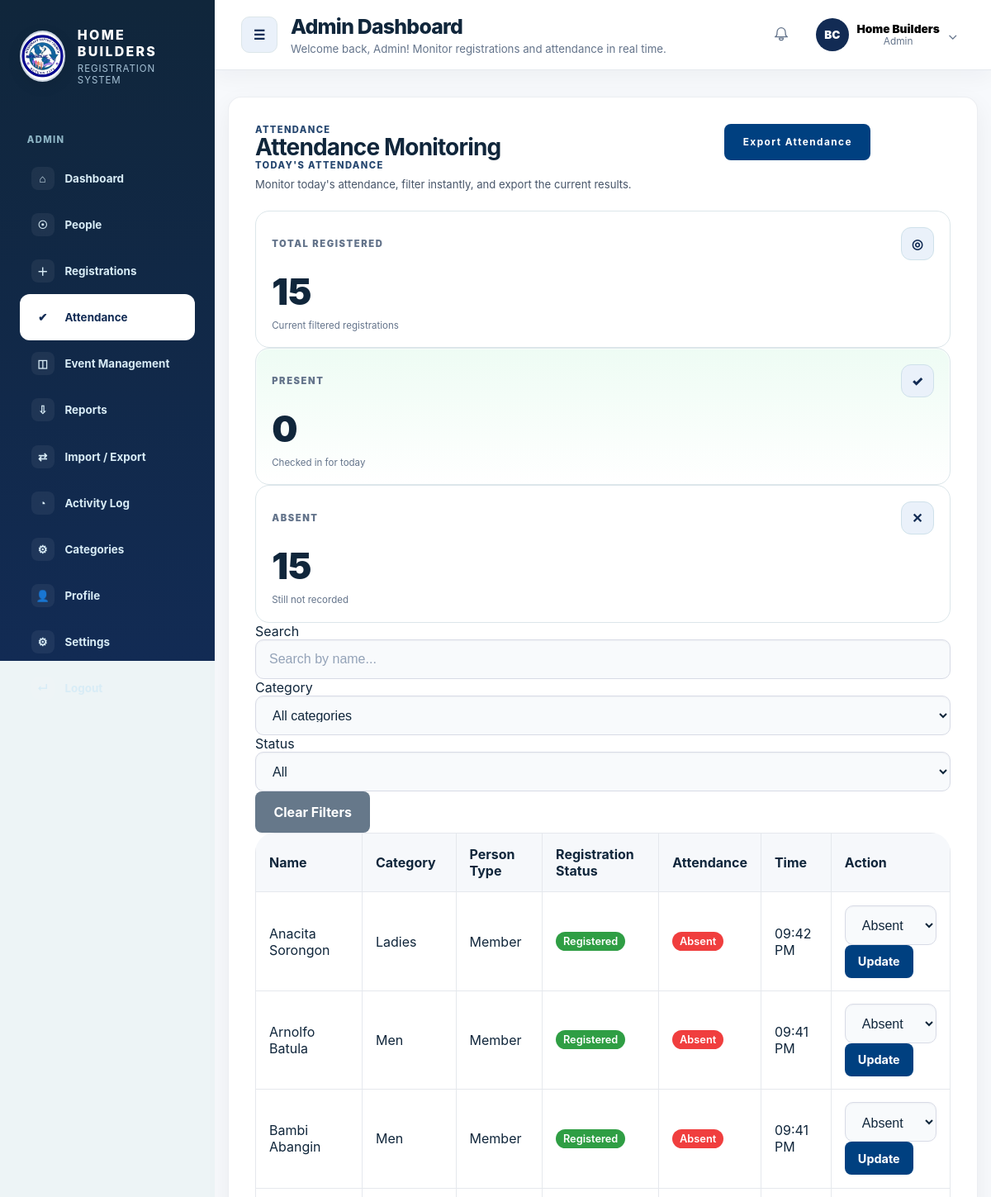
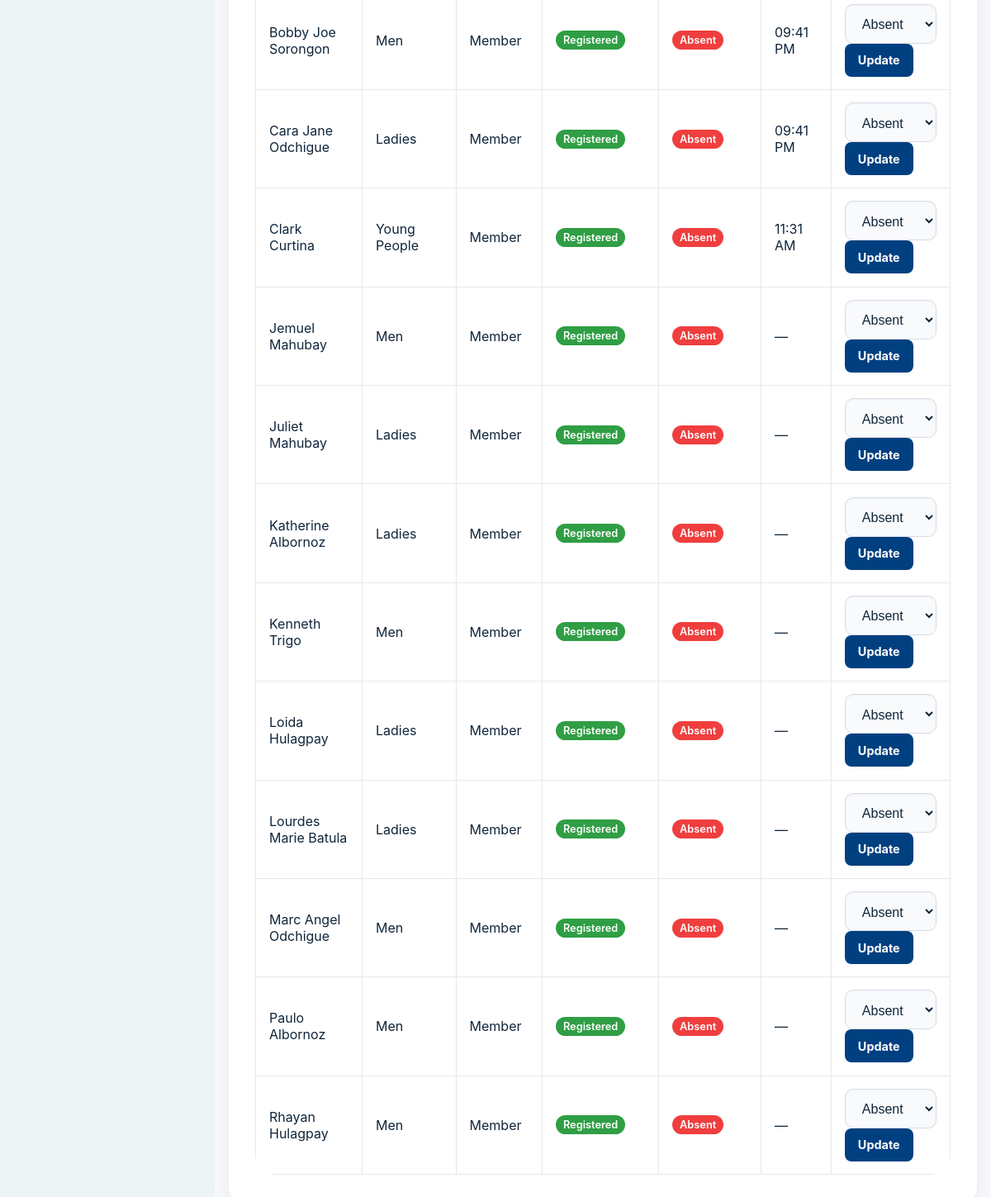
Page /admin/attendance (signed in) on the committed database (2 pictures, top to bottom).
### app/models/user.py (models this page shows, shortened)
class User(UserMixin, db.Model):
    id = db.Column(db.Integer, primary_key=True)
    username = db.Column(db.String(128), unique=True, nullable=False)
    password_hash = db.Column(db.String(256), nullable=False)
    role = db.Column(db.String(32), nullable=False)
    created_at = db.Column(db.DateTime, default=now_ph)
    activity_logs = db.relationship('ActivityLog', back_populates='user', lazy='dynamic')
    settings = db.relationship('UserSettings', back_populates='user', uselist=False)

### app/models/person.py (models this page shows, shortened)
class Person(db.Model):
    id = db.Column(db.Integer, primary_key=True)
    name = db.Column(db.String(256), nullable=False)
    category = db.Column(db.String(64), nullable=False)
    person_type = db.Column(db.String(64), nullable=False)
    registration_status = db.Column(db.String(64), nullable=False, default='Not Registered')
    registered_at = db.Column(db.DateTime)
    created_at = db.Column(db.DateTime, default=now_ph)
    updated_at = db.Column(db.DateTime, default=now_ph, onupdate=now_ph)
    updated_at = db.Column(db.DateTime, default=now_ph, onupdate=now_ph)
    activity_logs = db.relationship('ActivityLog', back_populates='person', lazy='dynamic')
    attendance_records = db.relationship('Attendance', back_populates='person', lazy='dynamic')

### app/models/attendance.py (models this page shows, shortened)
class Attendance(db.Model):
    id = db.Column(db.Integer, primary_key=True)
    event_id = db.Column(db.Integer, db.ForeignKey('event.id'), nullable=True)
    attendance_day_id = db.Column(db.Integer, db.ForeignKey('event_day.id'), nullable=True)
    person_id = db.Column(db.Integer, db.ForeignKey('person.id'), nullable=False)
    attendance_date = db.Column(db.Date, nullable=False, default=now_ph().date)
    attendance_time = db.Column(db.Time, nullable=False)
    status = db.Column(db.String(32), nullable=False, default='Present')
    created_by = db.Column(db.Integer, db.ForeignKey('user.id'), nullable=False)
    created_at = db.Column(db.DateTime, default=now_ph)
    person = db.relationship('Person', back_populates='attendance_records')
    user = db.relationship('User')
    event = db.relationship('Event', back_populates='attendance_records')
    attendance_day = db.relationship('EventDay', back_populates='attendance_records')
    __table_args__ = (
        db.UniqueConstraint('event_id', 'person_id', 'attendance_day_id', name='uq_event_day_person_attendance'),
    )

### app/routes/admin.py (the view)
@admin_bp.route('/attendance')
@login_required
@admin_required
def attendance():
    category = request.args.get('category', 'All categories').strip() or 'All categories'
    search = request.args.get('search', '').strip()
    status = request.args.get('status', 'All').strip() or 'All'
    event = get_active_event()
    selected_day = get_event_day_for_request(event=event)
    summary = build_admin_attendance_summary(category=category, search=search, status=status, event=event, selected_day=selected_day)
    rows = get_admin_attendance_rows(category=category, search=search, status=status, event=event, selected_day=selected_day)
    categories = ['All categories'] + get_active_category_names()
    event_days = event.event_days.order_by(EventDay.day_number).all() if event else []
    return render_template(
        'admin/attendance.html',
        summary=summary,
        rows=rows,
        categories=categories,
        selected_category=category,
        selected_status=status,
        search=search,
        current_event=event,
        current_day=selected_day,
        event_days=event_days,
        view_all=request.args.get('view_all', '0') == '1',
    )

### app/routes/admin.py (called while the page is built)
def get_active_category_names():
    categories = Category.query.filter_by(is_active=True).order_by(Category.name).all()
    return [category.name for category in categories]

def get_active_event():
    active_event = Event.query.filter_by(status='Active').order_by(Event.created_at.desc()).first()
    if active_event:
        return active_event
    return Event.query.order_by(Event.created_at.desc()).first()

def get_active_event_day(event=None):
    event = event or get_active_event()
    if not event:
        return None
    if event.active_day_id:
        day = EventDay.query.get(event.active_day_id)
        if day and day.event_id == event.id:
            return day
    day = event.event_days.order_by(EventDay.day_number).first()
    if day:
        event.active_day_id = day.id
        db.session.commit()
    return day

def get_event_day_for_request(event=None, default_day_id=None):
    event = event or get_active_event()
    if not event:
        return None
    selected_day_id = request.args.get('day_id') or default_day_id
    if selected_day_id:
        day = EventDay.query.filter_by(id=selected_day_id, event_id=event.id).first()
        if day:
            return day
    return get_active_event_day(event)

def build_admin_attendance_summary(category='All categories', search='', status='All', event=None, selected_day=None):
    rows = get_admin_attendance_rows(category=category, search=search, status=status, event=event, selected_day=selected_day)
    total_registered = len(rows)
    present = sum(1 for row in rows if row['attendance_status'] == 'Present')
    absent = sum(1 for row in rows if row['attendance_status'] == 'Absent')
    return {
        'total_registered': total_registered,
        'present': present,
        'absent': absent,
    }

### app/routes/auth.py (called while the page is built)
@login_manager.user_loader
def load_user(user_id):
    return User.query.get(int(user_id))

### app/templates/admin/attendance.html (shortened to what this page needs)
{% extends 'base.html' %}
{% block content %}
<div class="dashboard-card">
  <div class="dashboard-header dashboard-header-row">
    <div>
      <div class="eyebrow">Attendance</div>
      <h2>Attendance Monitoring</h2>
      <div class="eyebrow">Today's Attendance</div>
      <p class="dashboard-copy">Monitor today's attendance, filter instantly, and export the current results.</p>
    </div>
    <div class="dashboard-actions-row">
      <button class="button button-primary" id="open-export-modal" type="button">Export Attendance</button>
    </div>
  </div>
  <section class="attendance-summary-grid">
    <article class="kpi-card">
      <div class="kpi-card-header">
        <span class="kpi-card-title">Total Registered</span>
        <span class="kpi-icon">◎</span>
      </div>
      <div class="kpi-card-value" id="summary-total-registered">{{ summary.total_registered }}</div>
      <div class="kpi-card-foot">Current filtered registrations</div>
    </article>
    <article class="kpi-card kpi-card-success">
      <div class="kpi-card-header">
        <span class="kpi-card-title">Present</span>
        <span class="kpi-icon">✓</span>
      </div>
      <div class="kpi-card-value" id="summary-present">{{ summary.present }}</div>
      <div class="kpi-card-foot">Checked in for today</div>
    </article>
    <article class="kpi-card kpi-card-danger">
      <div class="kpi-card-header">
        <span class="kpi-card-title">Absent</span>
        <span class="kpi-icon">✕</span>
      </div>
      <div class="kpi-card-value" id="summary-absent">{{ summary.absent }}</div>
      <div class="kpi-card-foot">Still not recorded</div>
    </article>
  </section>
  <section class="attendance-filter-panel">
    <div class="attendance-filter-row">
      <div class="attendance-filter-field attendance-search-field">
        <label for="attendance-search">Search</label>
        <input id="attendance-search" class="form-input" type="text" value="{{ search }}" placeholder="Search by name..." />
      </div>
      <div class="attendance-filter-field">
        <label for="attendance-category">Category</label>
        <select id="attendance-category" class="form-input">
          {% for category_name in categories %}
          <option value="{{ category_name }}" {% if category_name == selected_category %}selected{% endif %}>{{ category_name }}</option>
          {% endfor %}
        </select>
      </div>
      <div class="attendance-filter-field">
        <label for="attendance-status">Status</label>
        <select id="attendance-status" class="form-input">
          <option value="All" {% if selected_status == 'All' %}selected{% endif %}>All</option>
        </select>
      </div>
      <div class="attendance-filter-actions">
        <button id="clear-filters" type="button" class="button button-secondary">Clear Filters</button>
      </div>
    </div>
  </section>
  <div class="people-table-wrapper attendance-table-wrapper">
    <table class="people-table attendance-table">
      <thead>
        <tr>
          <th>Name</th>
          <th>Category</th>
          <th>Person Type</th>
          <th>Registration Status</th>
          <th>Attendance</th>
          <th>Time</th>
          <th>Action</th>
        </tr>
      </thead>
      <tbody id="attendance-body">
        {% if rows %}
          {% for row in rows %}
          <tr data-person-id="{{ row.person_id }}">
            <td data-label="Name">{{ row.name }}</td>
            <td data-label="Category">{{ row.category }}</td>
            <td data-label="Person Type">{{ row.person_type }}</td>
            <td data-label="Registration Status">
              <span class="status-chip {% if row.registration_status == 'Registered' %}status-registered{% else %}status-pending{% endif %}">{{ row.registration_status }}</span>
            </td>
            <td data-label="Attendance">
              {% if row.attendance_status == 'Present' %}
              <span class="status-chip status-registered">Present</span>
              {% else %}
              <span class="status-chip status-not-registered">Absent</span>
              {% endif %}
            </td>
            <td data-label="Time">{{ row.attendance_time }}</td>
            <td data-label="Action">
              <form class="attendance-status-form" data-person-id="{{ row.person_id }}">
                <select name="status" class="form-input attendance-status-select">
                  <option value="Absent" {% if row.attendance_status == 'Absent' %}selected{% endif %}>Absent</option>
                </select>
                <button class="button button-small button-primary" type="submit">Update</button>
              </form>
            </td>
          </tr>
          {% endfor %}
        {% endif %}
      </tbody>
    </table>
  </div>
</div>
{% endblock %}

### app/templates/base.html (shortened to what this page needs)
<!doctype html>
<html lang="en">
  <head>
    <link rel="stylesheet" href="/static/css/style.css">
  </head>
  <body class="{% block body_class %}{% endblock %}">
    <div class="app-shell">
      {% if current_user.is_authenticated %}
      <aside class="app-sidebar">
        <div class="sidebar-brand">
          <span class="brand-icon brand-icon-logo">
            <img src="{{ url_for('static', filename='img/BCMBC.jpg') }}" alt="Butuan City Missionary Baptist Church logo" class="brand-logo-img">
          </span>
          <div>
            <div class="brand-title">HOME BUILDERS</div>
            <div class="brand-subtitle">Registration System</div>
          </div>
        </div>
        <nav class="sidebar-nav">
          {% if current_user.role == 'ADMIN' %}
          <div class="nav-label">ADMIN</div>
          <a class="nav-link{% if request.endpoint == 'admin.dashboard' %} active{% endif %}" href="{{ url_for('admin.dashboard') }}">
            <span class="nav-icon">⌂</span>
            <span>Dashboard</span>
          </a>
          <a class="nav-link{% if request.endpoint == 'people.list_people' %} active{% endif %}" href="{{ url_for('people.list_people') }}">
            <span class="nav-icon">☉</span>
            <span>People</span>
          </a>
          <a class="nav-link{% if request.endpoint == 'people.add_person' %} active{% endif %}" href="{{ url_for('people.add_person') }}">
            <span class="nav-icon">＋</span>
            <span>Registrations</span>
          </a>
          <a class="nav-link{% if request.endpoint == 'admin.attendance' %} active{% endif %}" href="{{ url_for('admin.attendance') }}">
            <span class="nav-icon">✔</span>
            <span>Attendance</span>
          </a>
          <a class="nav-link{% if request.endpoint == 'admin.events' %} active{% endif %}" href="{{ url_for('admin.events') }}">
            <span class="nav-icon">◫</span>
            <span>Event Management</span>
          </a>
          <a class="nav-link{% if request.endpoint == 'admin.export_page' %} active{% endif %}" href="{{ url_for('admin.export_page') }}">
            <span class="nav-icon">⇩</span>
            <span>Reports</span>
          </a>
          <a class="nav-link{% if request.endpoint == 'admin.import_page' %} active{% endif %}" href="{{ url_for('admin.import_page') }}">
            <span class="nav-icon">⇄</span>
            <span>Import / Export</span>
          </a>
          <a class="nav-link{% if request.endpoint == 'admin.activity' %} active{% endif %}" href="{{ url_for('admin.activity') }}">
            <span class="nav-icon">◔</span>
            <span>Activity Log</span>
          </a>
          <a class="nav-link{% if request.endpoint == 'admin.categories' %} active{% endif %}" href="{{ url_for('admin.categories') }}">
            <span class="nav-icon">⚙</span>
            <span>Categories</span>
          </a>
          <a class="nav-link" href="{{ url_for('profile.view_profile') }}">
            <span class="nav-icon">👤</span>
            <span>Profile</span>
          </a>
          <a class="nav-link" href="{{ url_for('profile.settings') }}">
            <span class="nav-icon">⚙</span>
            <span>Settings</span>
          </a>
          <a class="nav-link logout-link" href="{{ url_for('auth.logout') }}">
            <span class="nav-icon">↵</span>
            <span>Logout</span>
          </a>
          {% endif %}
        </nav>
      </aside>
      {% endif %}
      <div class="main-content">
      {% if current_user.is_authenticated %}
      <header class="topbar">
        <div class="topbar-row">
          <div class="topbar-left">
            <button class="icon-button" aria-label="Toggle sidebar">☰</button>
            <div>
              <div class="page-title">
                {% if current_user.role == 'ADMIN' %}
                Admin Dashboard
                {% elif current_user.role == 'ATTENDANCE' %}
                Attendance Dashboard
                {% else %}
                Secretary Dashboard
                {% endif %}
              </div>
              <div class="page-subtitle">
                {% if current_user.role == 'ADMIN' %}
                Welcome back, Admin! Monitor registrations and attendance in real time.
                {% elif current_user.role == 'ATTENDANCE' %}
                Track the attendance list and mark registered people present.
                {% else %}
                Welcome back! Manage registrations and people.
                {% endif %}
              </div>
            </div>
          </div>
          <div class="profile-area">
            <div class="notif-wrap">
              <button id="notification-button" class="icon-button icon-button-plain" aria-haspopup="true" aria-expanded="false" aria-label="Notifications">
              </button>
            </div>
            <button class="profile-button" aria-haspopup="true" aria-expanded="false">
              <span class="avatar">{{ current_user.username[:2].upper() }}</span>
              <div class="profile-copy">
                <div class="profile-name">{% if current_user.role == 'ADMIN' %}Home Builders{% else %}{{ current_user.username }}{% endif %}</div>
                <div class="profile-role">{% if current_user.role == 'ADMIN' %}Admin{% else %}Secretary{% endif %}</div>
              </div>
              <span class="profile-caret">⌄</span>
            </button>
          </div>
        </div>
      </header>
      {% endif %}
        <main class="page-content">
          {% block content %}{% endblock %}
        </main>
      </div>
    </div>
  </body>
</html>

### rows in the picture
User: username "BC"
Person: name "Anacita Sorongon", category "Ladies", person_type "Member", registration_status "Registered"
Attendance: status "Absent"
Person: name "Arnolfo Batula", category "Men", person_type "Member", registration_status "Registered"
Attendance: status "Absent"
Person: name "Bambi Abangin", category "Men", person_type "Member", registration_status "Registered"
Attendance: status "Absent"
Person: name "Bobby Joe Sorongon", category "Men", person_type "Member", registration_status "Registered"
Attendance: status "Absent"
Person: name "Cara Jane Odchigue", category "Ladies", person_type "Member", registration_status "Registered"
Attendance: status "Absent"
Person: name "Clark Curtina", category "Young People", person_type "Member", registration_status "Registered"
Attendance: status "Absent"
Person: name "Jemuel Mahubay", category "Men", person_type "Member", registration_status "Registered", attendance_time "—"
Person: name "Juliet Mahubay", category "Ladies", person_type "Member", registration_status "Registered", attendance_time "—"
Person: name "Katherine Albornoz", category "Ladies", person_type "Member", registration_status "Registered", attendance_time "—"
Person: name "Kenneth Trigo", category "Men", person_type "Member", registration_status "Registered", attendance_time "—"
Person: name "Loida Hulagpay", category "Ladies", person_type "Member", registration_status "Registered", attendance_time "—"
Person: name "Lourdes Marie Batula", category "Ladies", person_type "Member", registration_status "Registered", attendance_time "—"
Person: name "Marc Angel Odchigue", category "Men", person_type "Member", registration_status "Registered", attendance_time "—"
Person: name "Paulo Albornoz", category "Men", person_type "Member", registration_status "Registered", attendance_time "—"
Person: name "Rhayan Hulagpay", category "Men", person_type "Member", registration_status "Registered", attendance_time "—"

### other values in the picture
{{ summary.total_registered }} "15"
{{ summary.present }} "0"
{{ summary.absent }} "15"
{{ row.attendance_time }} "09:42 PM" "09:41 PM" "09:41 PM" "09:41 PM" "09:41 PM" "11:31 AM"
form field value "All categories"
